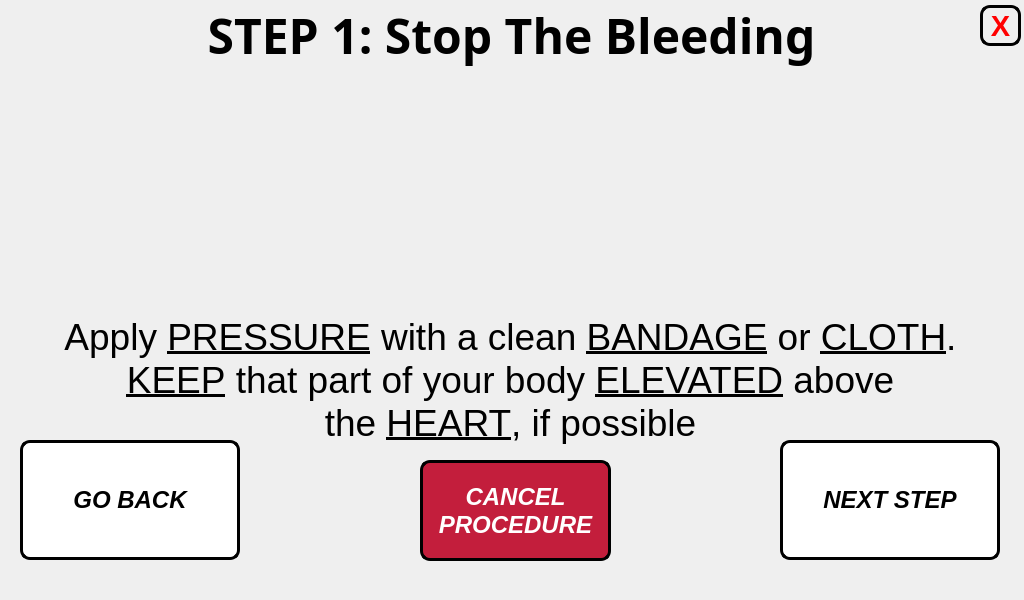
<?xml version="1.0" encoding="UTF-8"?>
<ui version="4.0">
 <class>cut_step_window1</class>
 <widget class="QMainWindow" name="cut_step_window1">
  <property name="geometry">
   <rect>
    <x>0</x>
    <y>0</y>
    <width>1024</width>
    <height>600</height>
   </rect>
  </property>
  <property name="minimumSize">
   <size>
    <width>1024</width>
    <height>600</height>
   </size>
  </property>
  <property name="maximumSize">
   <size>
    <width>1024</width>
    <height>600</height>
   </size>
  </property>
  <property name="windowTitle">
   <string>STEP 1 Procedure</string>
  </property>
  <widget class="QWidget" name="centralwidget">
   <widget class="QLabel" name="title_step">
    <property name="geometry">
     <rect>
      <x>6</x>
      <y>0</y>
      <width>1011</width>
      <height>71</height>
     </rect>
    </property>
    <property name="font">
     <font>
      <family>Unispace</family>
      <pointsize>18</pointsize>
      <weight>75</weight>
      <bold>true</bold>
     </font>
    </property>
    <property name="text">
     <string>&lt;html&gt;&lt;head/&gt;&lt;body&gt;&lt;p&gt;&lt;span style=&quot; font-size:36pt;&quot;&gt;STEP 1: Stop The Bleeding&lt;/span&gt;&lt;/p&gt;&lt;/body&gt;&lt;/html&gt;</string>
    </property>
    <property name="alignment">
     <set>Qt::AlignCenter</set>
    </property>
   </widget>
   <widget class="QLabel" name="text_steps">
    <property name="geometry">
     <rect>
      <x>30</x>
      <y>310</y>
      <width>961</width>
      <height>141</height>
     </rect>
    </property>
    <property name="font">
     <font>
      <pointsize>14</pointsize>
     </font>
    </property>
    <property name="text">
     <string>&lt;html&gt;&lt;head/&gt;&lt;body&gt;&lt;p align=&quot;center&quot;&gt;&lt;span style=&quot; font-family:'Calibri'; font-size:28pt; color:#000000;&quot;&gt;Apply &lt;/span&gt;&lt;span style=&quot; font-family:'Calibri'; font-size:28pt; text-decoration: underline; color:#000000;&quot;&gt;PRESSURE&lt;/span&gt;&lt;span style=&quot; font-family:'Calibri'; font-size:28pt; color:#000000;&quot;&gt; with a clean &lt;/span&gt;&lt;span style=&quot; font-family:'Calibri'; font-size:28pt; text-decoration: underline; color:#000000;&quot;&gt;BANDAGE&lt;/span&gt;&lt;span style=&quot; font-family:'Calibri'; font-size:28pt; color:#000000;&quot;&gt; or &lt;/span&gt;&lt;span style=&quot; font-family:'Calibri'; font-size:28pt; text-decoration: underline; color:#000000;&quot;&gt;CLOTH&lt;/span&gt;&lt;span style=&quot; font-family:'Calibri'; font-size:28pt; color:#000000;&quot;&gt;.&lt;br/&gt;&lt;/span&gt;&lt;span style=&quot; font-family:'Calibri'; font-size:28pt; text-decoration: underline; color:#000000;&quot;&gt;KEEP&lt;/span&gt;&lt;span style=&quot; font-family:'Calibri'; font-size:28pt; color:#000000;&quot;&gt; that part of your body &lt;/span&gt;&lt;span style=&quot; font-family:'Calibri'; font-size:28pt; text-decoration: underline; color:#000000;&quot;&gt;ELEVATED&lt;/span&gt;&lt;span style=&quot; font-family:'Calibri'; font-size:28pt; color:#000000;&quot;&gt; above&lt;br/&gt;the &lt;/span&gt;&lt;span style=&quot; font-family:'Calibri'; font-size:28pt; text-decoration: underline; color:#000000;&quot;&gt;HEART&lt;/span&gt;&lt;span style=&quot; font-family:'Calibri'; font-size:28pt; color:#000000;&quot;&gt;, if possible&lt;/span&gt;&lt;/p&gt;&lt;/body&gt;&lt;/html&gt;</string>
    </property>
   </widget>
   <widget class="QLabel" name="gif_player_label">
    <property name="geometry">
     <rect>
      <x>330</x>
      <y>70</y>
      <width>360</width>
      <height>240</height>
     </rect>
    </property>
    <property name="minimumSize">
     <size>
      <width>360</width>
      <height>240</height>
     </size>
    </property>
    <property name="maximumSize">
     <size>
      <width>360</width>
      <height>240</height>
     </size>
    </property>
    <property name="font">
     <font>
      <family>Unispace</family>
      <pointsize>16</pointsize>
      <weight>75</weight>
      <bold>true</bold>
     </font>
    </property>
    <property name="frameShape">
     <enum>QFrame::NoFrame</enum>
    </property>
    <property name="lineWidth">
     <number>1</number>
    </property>
    <property name="text">
     <string/>
    </property>
    <property name="alignment">
     <set>Qt::AlignCenter</set>
    </property>
   </widget>
   <widget class="QPushButton" name="next_step_button">
    <property name="geometry">
     <rect>
      <x>780</x>
      <y>440</y>
      <width>220</width>
      <height>120</height>
     </rect>
    </property>
    <property name="minimumSize">
     <size>
      <width>220</width>
      <height>120</height>
     </size>
    </property>
    <property name="maximumSize">
     <size>
      <width>220</width>
      <height>120</height>
     </size>
    </property>
    <property name="font">
     <font>
      <pointsize>18</pointsize>
      <weight>75</weight>
      <italic>true</italic>
      <bold>true</bold>
     </font>
    </property>
    <property name="cursor">
     <cursorShape>PointingHandCursor</cursorShape>
    </property>
    <property name="styleSheet">
     <string notr="true">QPushButton:hover:!pressed
{
  background-color: rgb(195,30,60);
}

QPushButton
{
  background-color: white;
color: black;
border-style: outset;
border-width: 3px;
border-radius:10px;
border-color: black;
}</string>
    </property>
    <property name="text">
     <string>NEXT STEP</string>
    </property>
   </widget>
   <widget class="QPushButton" name="go_back_injury_type">
    <property name="geometry">
     <rect>
      <x>20</x>
      <y>440</y>
      <width>220</width>
      <height>120</height>
     </rect>
    </property>
    <property name="minimumSize">
     <size>
      <width>220</width>
      <height>120</height>
     </size>
    </property>
    <property name="maximumSize">
     <size>
      <width>220</width>
      <height>120</height>
     </size>
    </property>
    <property name="font">
     <font>
      <pointsize>18</pointsize>
      <weight>75</weight>
      <italic>true</italic>
      <bold>true</bold>
     </font>
    </property>
    <property name="styleSheet">
     <string notr="true">QPushButton:hover:!pressed
{
  background-color: rgb(195,30,60);
}

QPushButton
{
  background-color: white;
color: black;
border-style: outset;
border-width: 3px;
border-radius:10px;
border-color: black;
}</string>
    </property>
    <property name="text">
     <string>GO BACK</string>
    </property>
   </widget>
   <widget class="QLabel" name="label">
    <property name="geometry">
     <rect>
      <x>0</x>
      <y>0</y>
      <width>1024</width>
      <height>600</height>
     </rect>
    </property>
    <property name="minimumSize">
     <size>
      <width>1024</width>
      <height>600</height>
     </size>
    </property>
    <property name="maximumSize">
     <size>
      <width>1024</width>
      <height>600</height>
     </size>
    </property>
    <property name="text">
     <string/>
    </property>
    <property name="pixmap">
     <pixmap>../pictures/program_pictures/main_wallpaper.png</pixmap>
    </property>
   </widget>
   <widget class="QPushButton" name="end_procedure_now_button">
    <property name="geometry">
     <rect>
      <x>420</x>
      <y>460</y>
      <width>191</width>
      <height>101</height>
     </rect>
    </property>
    <property name="minimumSize">
     <size>
      <width>0</width>
      <height>0</height>
     </size>
    </property>
    <property name="maximumSize">
     <size>
      <width>16777215</width>
      <height>16777215</height>
     </size>
    </property>
    <property name="font">
     <font>
      <pointsize>18</pointsize>
      <weight>75</weight>
      <italic>true</italic>
      <bold>true</bold>
     </font>
    </property>
    <property name="styleSheet">
     <string notr="true">QPushButton:hover:!pressed
{
  background-color: grey;
}

QPushButton
{
  background-color: rgb(195,30,60);
color: white;
border-style: outset;
border-width: 3px;
border-radius:10px;
border-color: black;
}</string>
    </property>
    <property name="text">
     <string>CANCEL
PROCEDURE</string>
    </property>
   </widget>
   <widget class="QPushButton" name="close_button">
    <property name="geometry">
     <rect>
      <x>980</x>
      <y>5</y>
      <width>41</width>
      <height>41</height>
     </rect>
    </property>
    <property name="font">
     <font>
      <pointsize>22</pointsize>
      <weight>75</weight>
      <bold>true</bold>
     </font>
    </property>
    <property name="styleSheet">
     <string notr="true">QPushButton:hover:!pressed
{
  background-color: rgb(195,30,60);
}

QPushButton
{

color: red;
border-style: outset;
border-width: 3px;
border-radius:10px;
border-color: black;
}
</string>
    </property>
    <property name="text">
     <string>X</string>
    </property>
   </widget>
   <zorder>label</zorder>
   <zorder>text_steps</zorder>
   <zorder>title_step</zorder>
   <zorder>gif_player_label</zorder>
   <zorder>go_back_injury_type</zorder>
   <zorder>next_step_button</zorder>
   <zorder>end_procedure_now_button</zorder>
   <zorder>close_button</zorder>
  </widget>
 </widget>
 <resources/>
 <connections/>
</ui>
